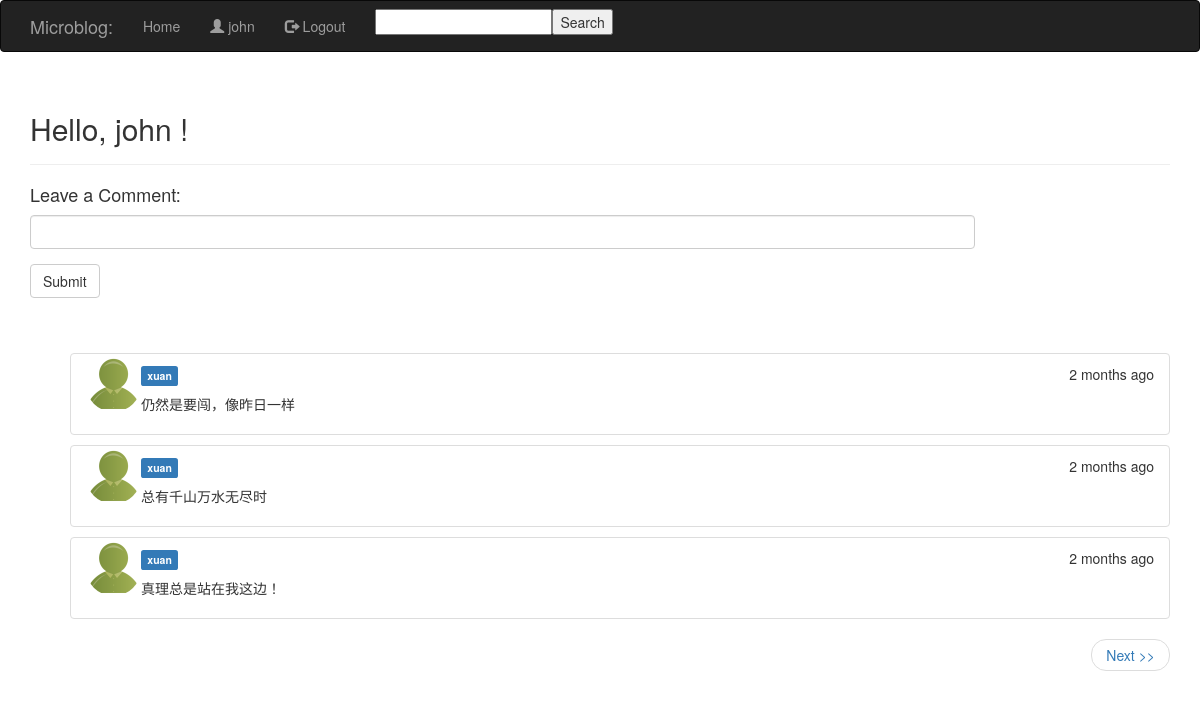
The page /index/ (signed in) on the database as committed earlier.
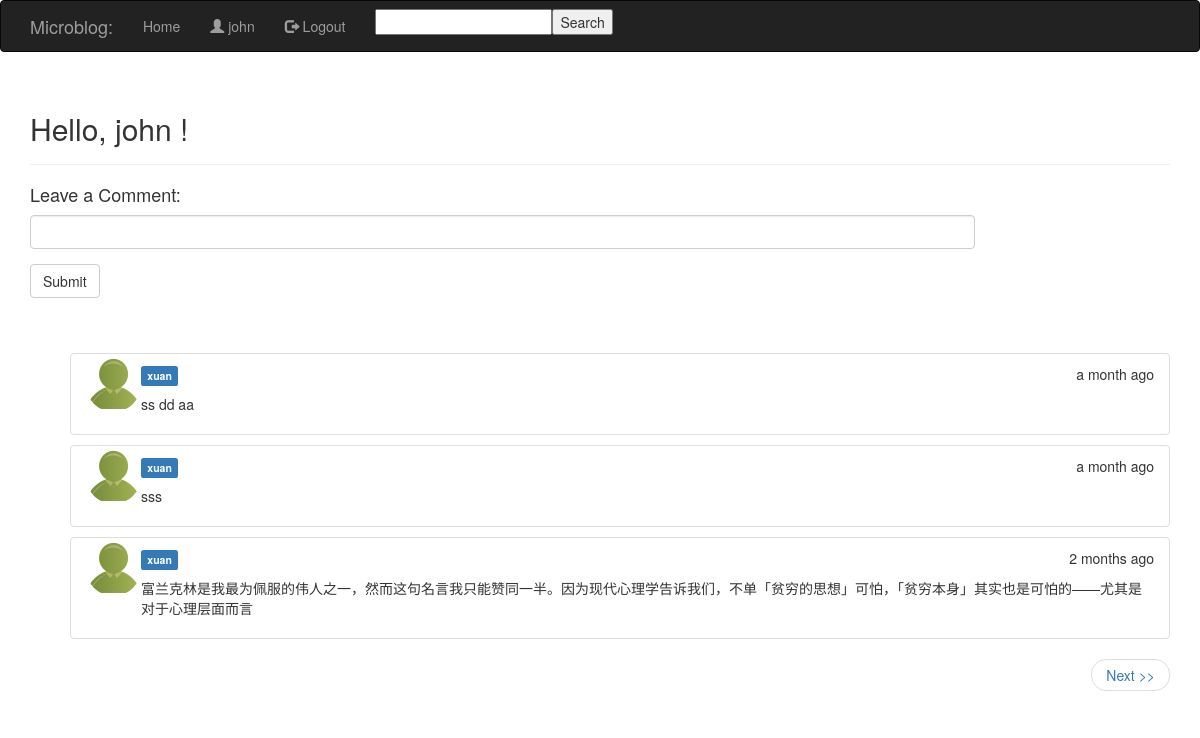
The same page on the database as committed later.
### models.py (models this page shows, shortened)
class Post(db.Model):
    __searchable__ = ['body']
    id = db.Column(db.Integer, primary_key=True)
    body = db.Column(db.String(140))
    timestamp = db.Column(db.DateTime)
    user_id = db.Column(db.Integer, db.ForeignKey('user.id'))

class User(db.Model):
	id = db.Column(db.Integer, primary_key=True)
	username = db.Column(db.String(64), index=True, unique=True)
	password = db.Column(db.String(20))
	email = db.Column(db.String(120), index=True, unique=True)
	regdate = db.Column(db.DateTime)
	about_me = db.Column(db.String(140))
	last_seen = db.Column(db.DateTime)
	posts = db.relationship('Post', backref='author', lazy='dynamic')
	followed = db.relationship('User',
						   secondary=followers,
						   primaryjoin=(followers.c.follower_id == id),
						   secondaryjoin=(followers.c.followed_id == id),
						   backref=db.backref('followers', lazy='dynamic'),
						   lazy='dynamic')
	@property
	def is_authenticated(self):
		return True
	def followed_posts(self):
		return Post.query.join(followers, (followers.c.followed_id == Post.user_id)).filter(followers.c.follower_id == self.id).order_by(Post.timestamp.desc())

### views.py (the view)
@app.route('/', methods=['GET', 'POST'])
@app.route('/index/', methods=['GET', 'POST'])
@app.route('/index/<int:page>/', methods=['GET', 'POST'])
@login_required
def index(page=1):
	try:
		form = PostForm()
		if form.validate_on_submit():
			post = Post(body=form.post.data, timestamp=datetime.utcnow(), author=g.user)
			db.session.add(post)
			db.session.commit()
			return redirect(url_for('index'))
		posts = g.user.followed_posts().paginate(page, POSTS_PER_PAGE, False)
		return render_template('index.html',title='Home',form=form,posts=posts)
	except Exception as e:
		return(str(e))

### forms.py
class SearchForm(Form):
    search = StringField('search', validators=[DataRequired()])

class PostForm(Form):
    post = StringField('', validators=[DataRequired()])
    submit = SubmitField('Submit')

### views.py (called while the page is built)
@app.before_request
def before_request():
    g.user = current_user
    if g.user.is_authenticated:
        g.user.last_seen = datetime.utcnow()
        db.session.add(g.user)
        db.session.commit()
        g.search_form = SearchForm()

@lm.user_loader
def load_user(id):
    return User.query.get(int(id))

### templates/index.html (shortened to what this page needs)
{% extends "base.html" %}
{% block content %}
	<div class="page-header">
		<h2>Hello,
		{% if g.user.username %}
			{{ g.user.username }}
		{% else %}
			Stranger
		{% endif %}!
		</h2>
	</div>
	<h4>Leave a Comment:</h4>
	{% import "bootstrap/wtf.html" as wtf %}
	<div>
	 {{ wtf.quick_form(form, form_type="horizontal", horizontal_columns=('sm', 20, 10)) }}
    </div>
	<br>
	<br>
	{% for post in posts.items %}
		{% include 'post.html' %}
	{% endfor %}
	<div class="page">
		<ul class="pager">
		{% if posts.has_next %}
			<li class="next"><a href="{{ url_for('index', page=posts.next_num) }}">Next <span aria-hidden="true">&gt;&gt;</span></a></li>
		{% endif %}
		</ul>
	</div>
{% endblock %}

### templates/post.html (shortened to what this page needs)
<div class="posts">
	<ul style="list-style-type:none;">
		<li class="list-group-item">
			<div class="posts-thumbnail"><a href="{{ url_for('user', username=post.author.username) }}">
				<img class="img-circle" style="max-width: 55px; margin-top: -7px;"  align="left"  src="{{ url_for('static', filename='images/default_avatar.jpg') }}"></a>
			</div>
			<div class="posts-body">
				<p>
					<a href="{{ url_for('user', username=post.author.username) }}"><span class="label label-primary">{{ post.author.username }}</span></a>
					<span class="post-moment" style="float:right">{{ moment(post.timestamp).fromNow() }}</span>
				</p>
				<div style="overflow: auto;">
						<p style="white-space: pre-wrap;">{{ post.body }}</p>
				</div>
			</div>
		</li>
	</ul>
</div>

Rows that differ between the two databases and show on the page:
removed Post: author.username "xuan", timestamp "2 months ago", body "仍然是要闯，像昨日一样"
no longer on this page (row unchanged): Post: author.username "xuan", timestamp "2 months ago", body "总有千山万水无尽时"
no longer on this page (row unchanged): Post: author.username "xuan", timestamp "2 months ago", body "真理总是站在我这边！"
added Post: author.username "xuan", timestamp "a month ago", body "ss dd aa"
added Post: author.username "xuan", timestamp "a month ago", body "sss"
added Post: author.username "xuan", timestamp "2 months ago", body "富兰克林是我最为佩服的伟人之一，然而这句名言我只能赞同一半。因为现代心理学告诉我们，不单「贫穷的思想」可怕，「贫穷本身」其实也是可怕的——尤其是对于心理层面而言"
